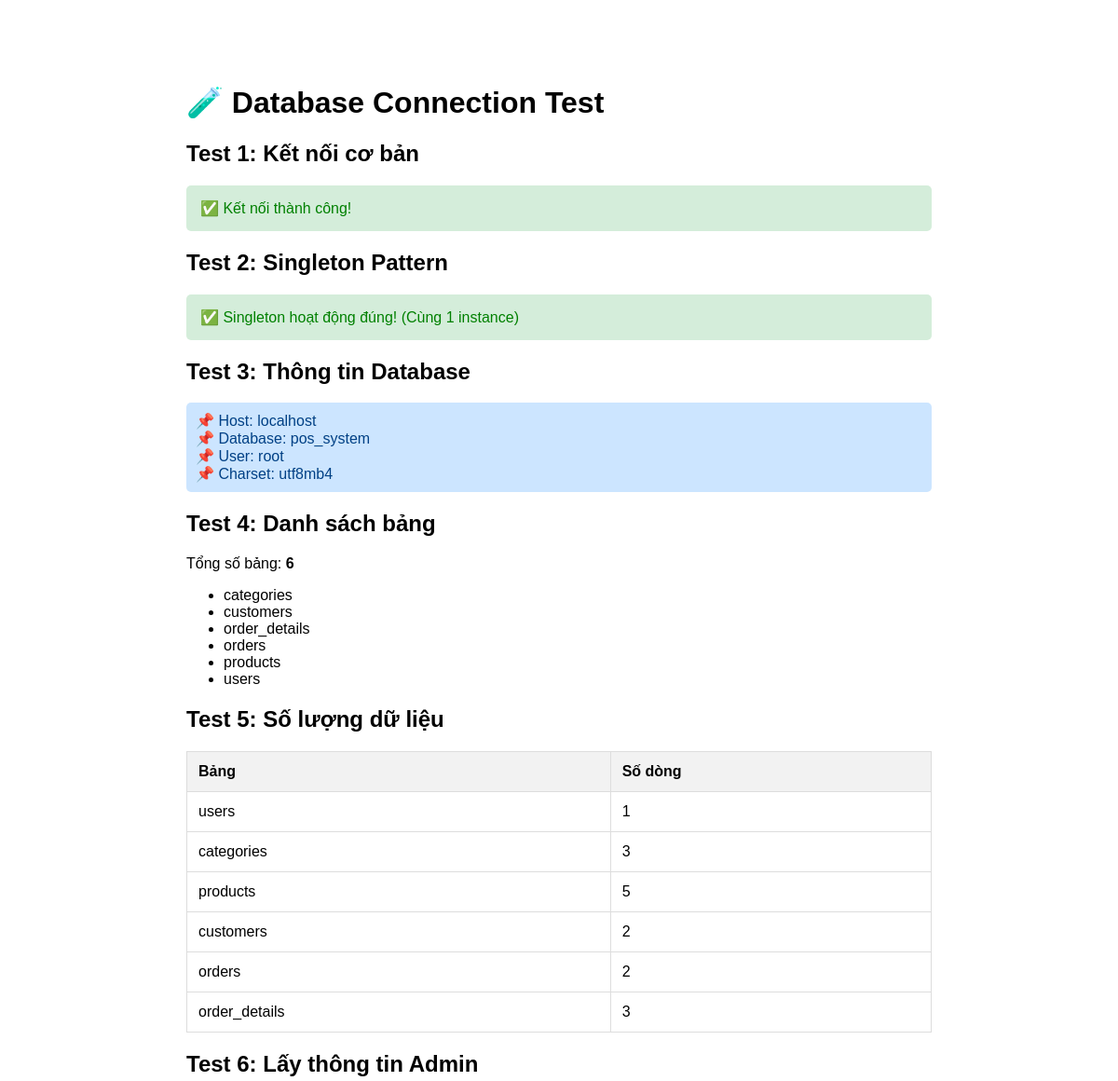
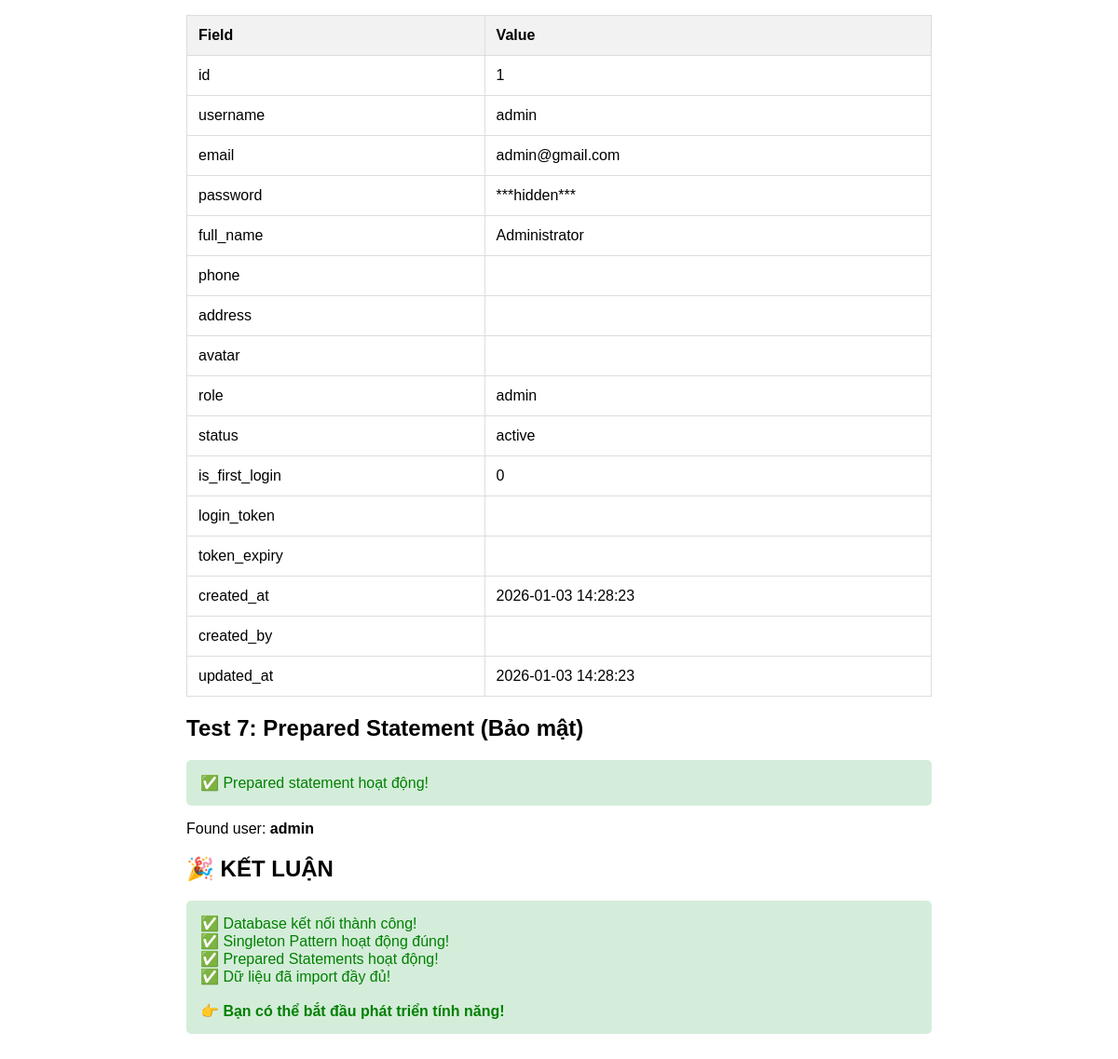
The app's page /public/test_connection.php with its own data (2 pictures, top to bottom).
### tables this page shows
CREATE TABLE users (
    id INT PRIMARY KEY AUTO_INCREMENT,
    username VARCHAR(50) UNIQUE NOT NULL,
    email VARCHAR(100) UNIQUE NOT NULL,
    password VARCHAR(255) NOT NULL,
    full_name VARCHAR(100) NOT NULL,
    phone VARCHAR(15),
    address TEXT,
    avatar VARCHAR(255),
    role ENUM('admin', 'salesperson') DEFAULT 'salesperson',
    status ENUM('active', 'inactive', 'locked') DEFAULT 'active',
    is_first_login BOOLEAN DEFAULT TRUE,
    login_token VARCHAR(255),
    token_expiry DATETIME,
    created_at TIMESTAMP DEFAULT CURRENT_TIMESTAMP,
    created_by INT,
    updated_at TIMESTAMP DEFAULT CURRENT_TIMESTAMP ON UPDATE CURRENT_TIMESTAMP,
    
     
    FOREIGN KEY (created_by) REFERENCES users(id) ON DELETE SET NULL,
    
     
    INDEX idx_username (username),
    INDEX idx_email (email),
    INDEX idx_role (role),
    INDEX idx_status (status)
);

### core/Database.php (called while the page is built, shortened)
<?php
class Database {
    private static $instance = null;
    private $connection = null;
    public static function getInstance() {
        if (self::$instance === null) {
            self::$instance = new self();
        }
        return self::$instance;
    }
    private function connect() {
        try {
            $dsn = sprintf(
                "mysql:host=%s;dbname=%s;charset=%s",
                DB_HOST,
                DB_NAME,
                DB_CHARSET
            );
            $this->connection = new PDO($dsn, DB_USER, DB_PASS);
            $this->connection->setAttribute(PDO::ATTR_ERRMODE, PDO::ERRMODE_EXCEPTION);
            $this->connection->setAttribute(PDO::ATTR_DEFAULT_FETCH_MODE, PDO::FETCH_ASSOC);
            $this->connection->setAttribute(PDO::ATTR_EMULATE_PREPARES, false);
        } catch (PDOException $e) {
            die("Database Connection Error: " . $e->getMessage());
        }
    }
    public function fetchOne($sql, $params = []) {
        try {
            $stmt = $this->connection->prepare($sql);
            $stmt->execute($params);
            return $stmt->fetch();
        } catch (PDOException $e) {
            throw new Exception("Query Error: " . $e->getMessage());
        }
    }
    public function fetchAll($sql, $params = []) {
        try {
            $stmt = $this->connection->prepare($sql);
            $stmt->execute($params);
            return $stmt->fetchAll();
        } catch (PDOException $e) {
            throw new Exception("Query Error: " . $e->getMessage());
        }
    }
}
?>

### public/test_connection.php (the view, shortened to what this page needs)
<?php
require_once '../config/database.php';
require_once '../core/Database.php';
?>
<!DOCTYPE html>
<html lang="vi">
<head>
</head>
<body>
    <h1>🧪 Database Connection Test</h1>
<?php
try {
    echo "<h2>Test 1: Kết nối cơ bản</h2>";
    $db = Database::getInstance();
    echo '<div class="success">✅ Kết nối thành công!</div>';
    echo "<h2>Test 2: Singleton Pattern</h2>";
    $db2 = Database::getInstance();
    if ($db === $db2) {
        echo '<div class="success">✅ Singleton hoạt động đúng! (Cùng 1 instance)</div>';
    } else {
        echo '<div class="error">❌ Singleton sai! (2 instance khác nhau)</div>';
    }
    echo "<h2>Test 3: Thông tin Database</h2>";
    echo '<div class="info">';
    echo "📌 Host: " . DB_HOST . "<br>";
    echo "📌 Database: " . DB_NAME . "<br>";
    echo "📌 User: " . DB_USER . "<br>";
    echo "📌 Charset: " . DB_CHARSET . "<br>";
    echo '</div>';
    echo "<h2>Test 4: Danh sách bảng</h2>";
    $tables = $db->fetchAll("SHOW TABLES");
    echo "<p>Tổng số bảng: <strong>" . count($tables) . "</strong></p>";
    echo "<ul>";
    foreach ($tables as $table) {
        $tableName = array_values($table)[0];
        echo "<li>$tableName</li>";
    }
    echo "</ul>";
    echo "<h2>Test 5: Số lượng dữ liệu</h2>";
    echo "<table>";
    echo "<tr><th>Bảng</th><th>Số dòng</th></tr>";
    $tableNames = ['users', 'categories', 'products', 'customers', 'orders', 'order_details'];
    foreach ($tableNames as $tableName) {
        $result = $db->fetchOne("SELECT COUNT(*) as count FROM $tableName");
        echo "<tr><td>$tableName</td><td>{$result['count']}</td></tr>";
    }
    echo "</table>";
    echo "<h2>Test 6: Lấy thông tin Admin</h2>";
    $admin = $db->fetchOne("SELECT * FROM users WHERE role = 'admin' LIMIT 1");
    if ($admin) {
        echo "<table>";
        echo "<tr><th>Field</th><th>Value</th></tr>";
        foreach ($admin as $key => $value) {
            $displayValue = ($key === 'password') ? '***hidden***' : $value;
            echo "<tr><td>$key</td><td>$displayValue</td></tr>";
        }
        echo "</table>";
    } else {
        echo '<div class="error">❌ Không tìm thấy admin!</div>';
    }
    echo "<h2>Test 7: Prepared Statement (Bảo mật)</h2>";
    $testEmail = 'admin@gmail.com';
    $user = $db->fetchOne(
        "SELECT username, email FROM users WHERE email = ?",
        [$testEmail]
    );
    if ($user) {
        echo '<div class="success">✅ Prepared statement hoạt động!</div>';
        echo "<p>Found user: <strong>{$user['username']}</strong></p>";
    }
    echo "<h2>🎉 KẾT LUẬN</h2>";
    echo '<div class="success">';
    echo "✅ Database kết nối thành công!<br>";
    echo "✅ Singleton Pattern hoạt động đúng!<br>";
    echo "✅ Prepared Statements hoạt động!<br>";
    echo "✅ Dữ liệu đã import đầy đủ!<br>";
    echo "<br><strong>👉 Bạn có thể bắt đầu phát triển tính năng!</strong>";
    echo '</div>';
} catch (Exception $e) {
    echo '<div class="error">';
    echo "<h2>❌ LỖI KẾT NỐI</h2>";
    echo "<p><strong>Thông báo lỗi:</strong></p>";
    echo "<pre>" . $e->getMessage() . "</pre>";
    echo "<h3>🔧 Cách khắc phục:</h3>";
    echo "<ol>";
    echo "<li>Kiểm tra XAMPP đã start MySQL chưa</li>";
    echo "<li>Kiểm tra file config/database.php (DB_HOST, DB_NAME, DB_USER, DB_PASS)</li>";
    echo "<li>Kiểm tra database 'pos_system' đã import chưa</li>";
    echo "<li>Thử chạy lại query trong phpMyAdmin để xem lỗi chi tiết</li>";
    echo "</ol>";
    echo '</div>';
}
?>
</body>
</html>

### public/test_connection.php (style rules this page uses)
body { font-family: Arial, sans-serif; max-width: 800px; margin: 50px auto; padding: 20px; }
.success { color: green; background: #d4edda; padding: 15px; border-radius: 5px; }
.info { color: #004085; background: #cce5ff; padding: 10px; border-radius: 5px; margin: 10px 0; }
table { width: 100%; border-collapse: collapse; margin-top: 20px; }
th, td { border: 1px solid #ddd; padding: 12px; text-align: left; }
th { background-color: #f2f2f2; }

### records on screen
users: id "1", username "admin", email "admin@gmail.com", full_name "Administrator", role "admin", status "active", is_first_login "0", created_at "2026-01-03 14:28:23", updated_at "2026-01-03 14:28:23"

### other values on screen
DB_HOST "localhost"
DB_NAME "pos_system"
DB_USER "root"
DB_CHARSET "utf8mb4"
count($tables) "6"
$tableName "categories"
$tableName "customers"
$tableName "order_details"
$tableName "orders"
$tableName "products"
$tableName "users"
$result['count'] "1"
$result['count'] "3"
$result['count'] "5"
$result['count'] "2"
